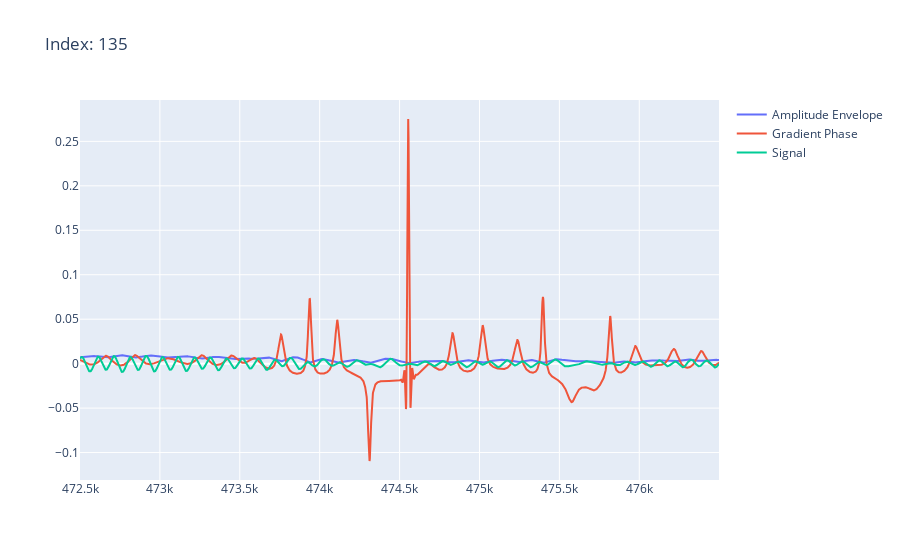
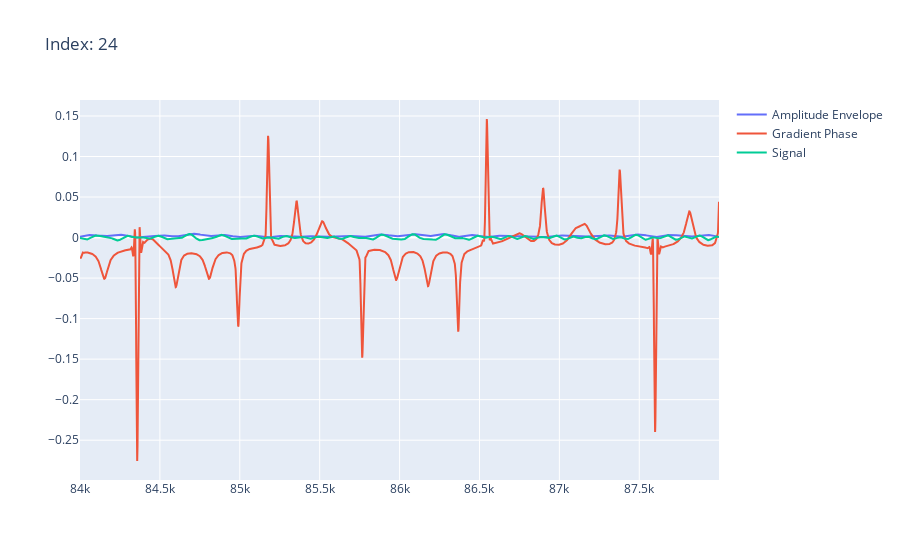
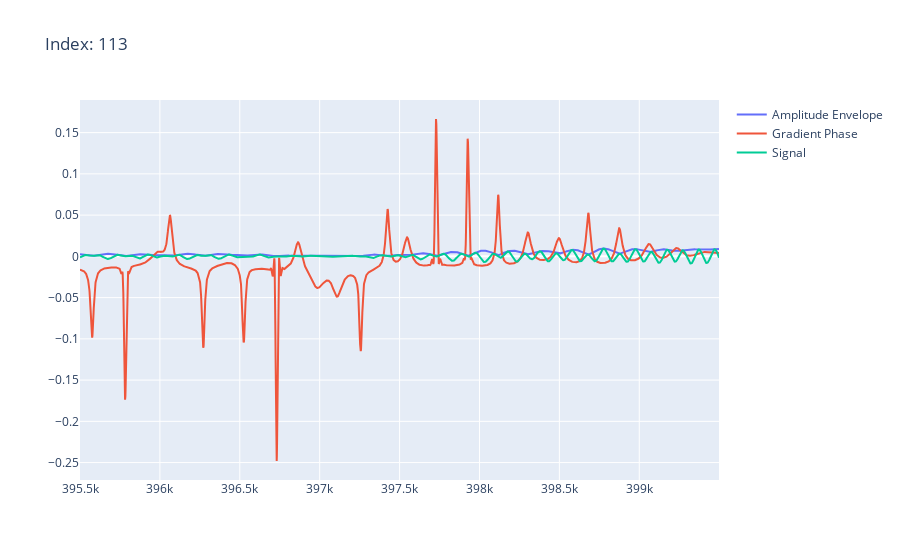

Write notebook code for charts like these, in order.
### Code cell
for ind in wrong_indices:
    subset = windows[ind]
    fig = go.Figure()
    fig.add_trace(go.Scatter(x=subset.index, y=subset['Amplitude Envelope'], name='Amplitude Envelope'))
    fig.add_trace(go.Scatter(x=subset.index, y=subset['Gradient Phase'], name='Gradient Phase'))
    fig.add_trace(go.Scatter(x=subset.index, y=subset['Filtered Signal'], name='Signal'))
    fig.update_layout(title='Index: ' + str(ind))
    fig.show()

### Figure 1 — Plotly figure (JSON) as saved in the notebook; plotly's stock layout.template omitted (floating-point values rounded to 4 significant figures; data arrays with more than 128 entries replaced by an {"elided": "..."} marker saying what was removed)
{"data": [{"name": "Amplitude Envelope", "type": "scatter", "x": {"elided": "4000 int values"}, "y": {"elided": "4000 float values"}}, {"name": "Gradient Phase", "type": "scatter", "x": {"elided": "4000 int values"}, "y": {"elided": "4000 float values"}}, {"name": "Signal", "type": "scatter", "x": {"elided": "4000 int values"}, "y": {"elided": "4000 float values"}}], "layout": {"title": {"text": "Index: 135"}}}

### Figure 2 — Plotly figure (JSON) as saved in the notebook; plotly's stock layout.template omitted (floating-point values rounded to 4 significant figures; data arrays with more than 128 entries replaced by an {"elided": "..."} marker saying what was removed)
{"data": [{"name": "Amplitude Envelope", "type": "scatter", "x": {"elided": "4000 int values"}, "y": {"elided": "4000 float values"}}, {"name": "Gradient Phase", "type": "scatter", "x": {"elided": "4000 int values"}, "y": {"elided": "4000 float values"}}, {"name": "Signal", "type": "scatter", "x": {"elided": "4000 int values"}, "y": {"elided": "4000 float values"}}], "layout": {"title": {"text": "Index: 24"}}}

### Figure 3 — Plotly figure (JSON) as saved in the notebook; plotly's stock layout.template omitted (floating-point values rounded to 4 significant figures; data arrays with more than 128 entries replaced by an {"elided": "..."} marker saying what was removed)
{"data": [{"name": "Amplitude Envelope", "type": "scatter", "x": {"elided": "4000 int values"}, "y": {"elided": "4000 float values"}}, {"name": "Gradient Phase", "type": "scatter", "x": {"elided": "4000 int values"}, "y": {"elided": "4000 float values"}}, {"name": "Signal", "type": "scatter", "x": {"elided": "4000 int values"}, "y": {"elided": "4000 float values"}}], "layout": {"title": {"text": "Index: 113"}}}
